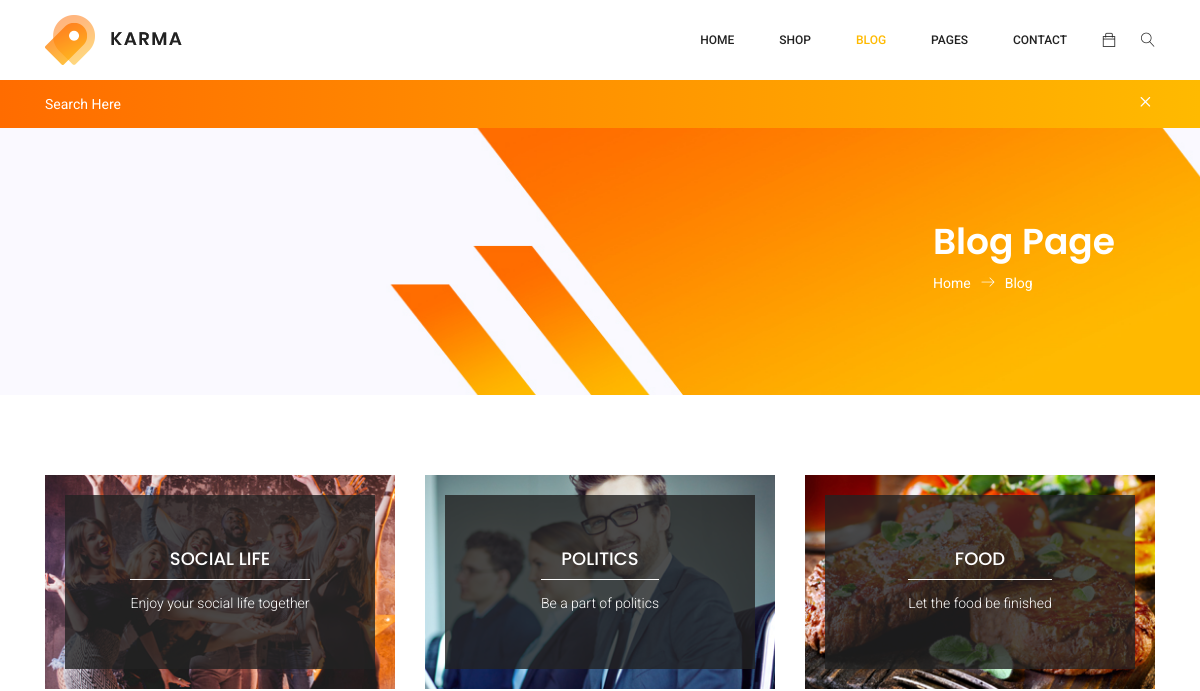
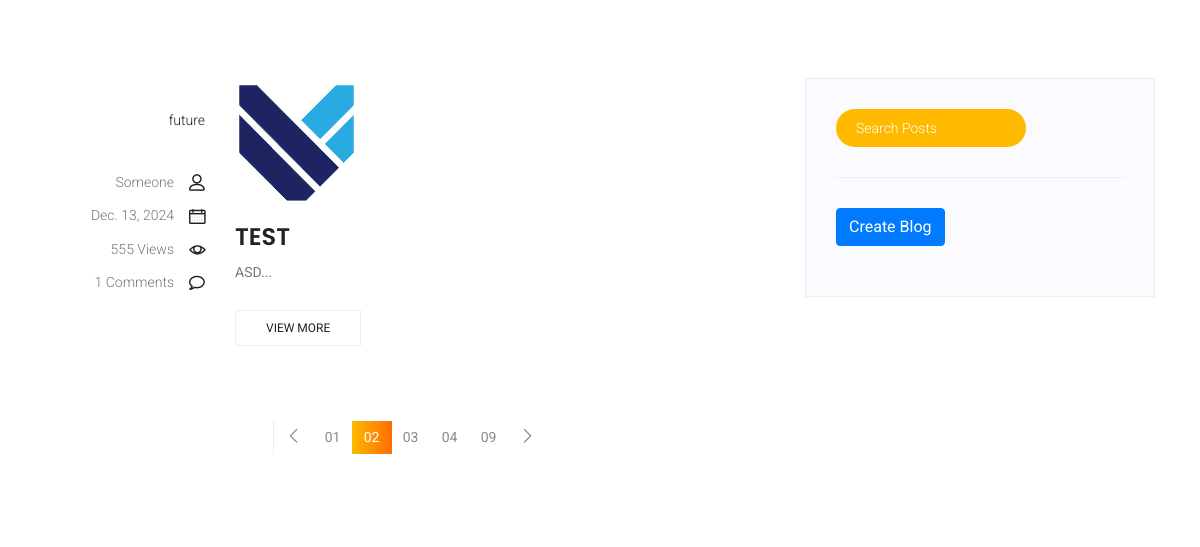
Page /blog/ (upper part) on the earlier database version (2 pictures, top to bottom).
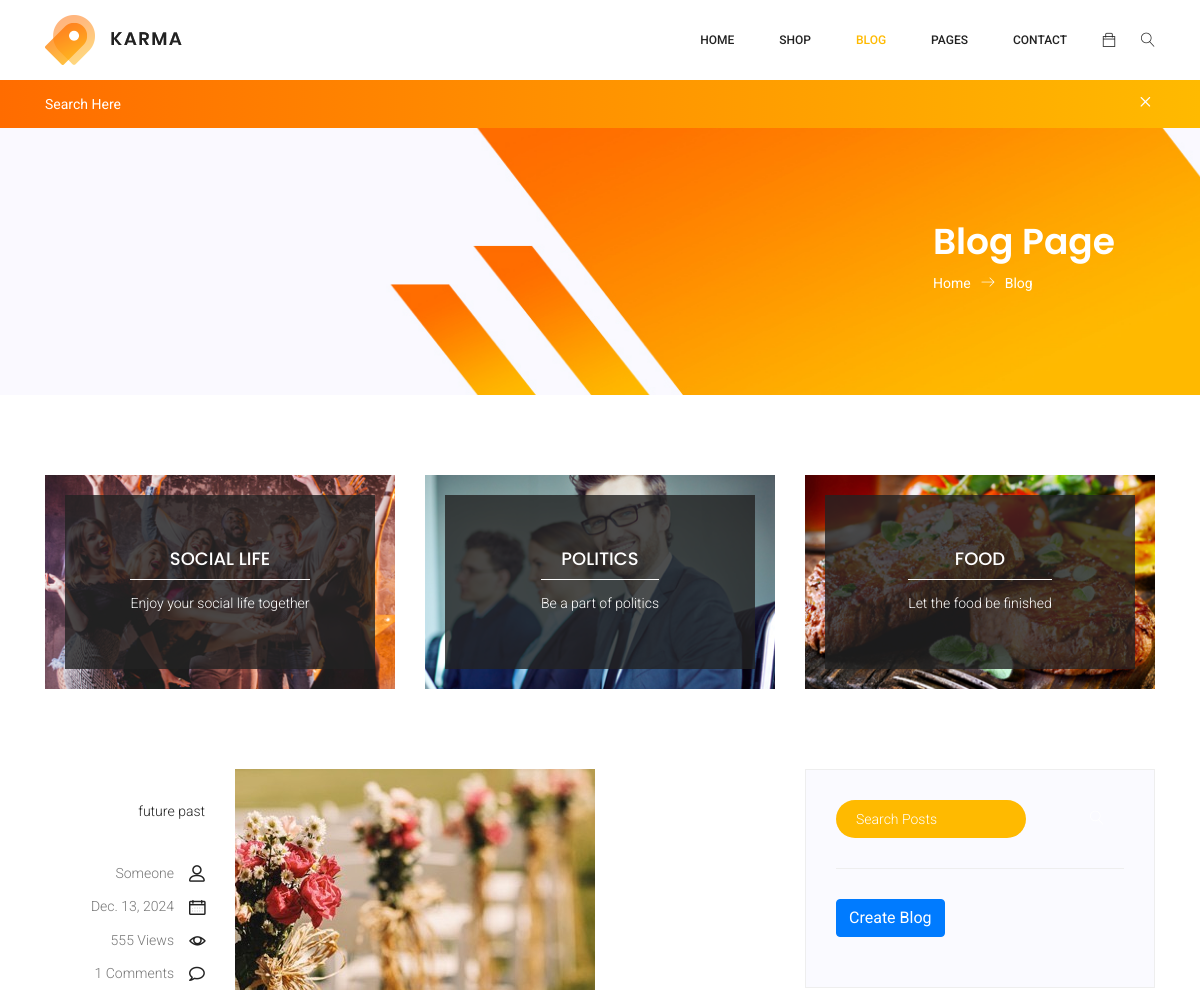
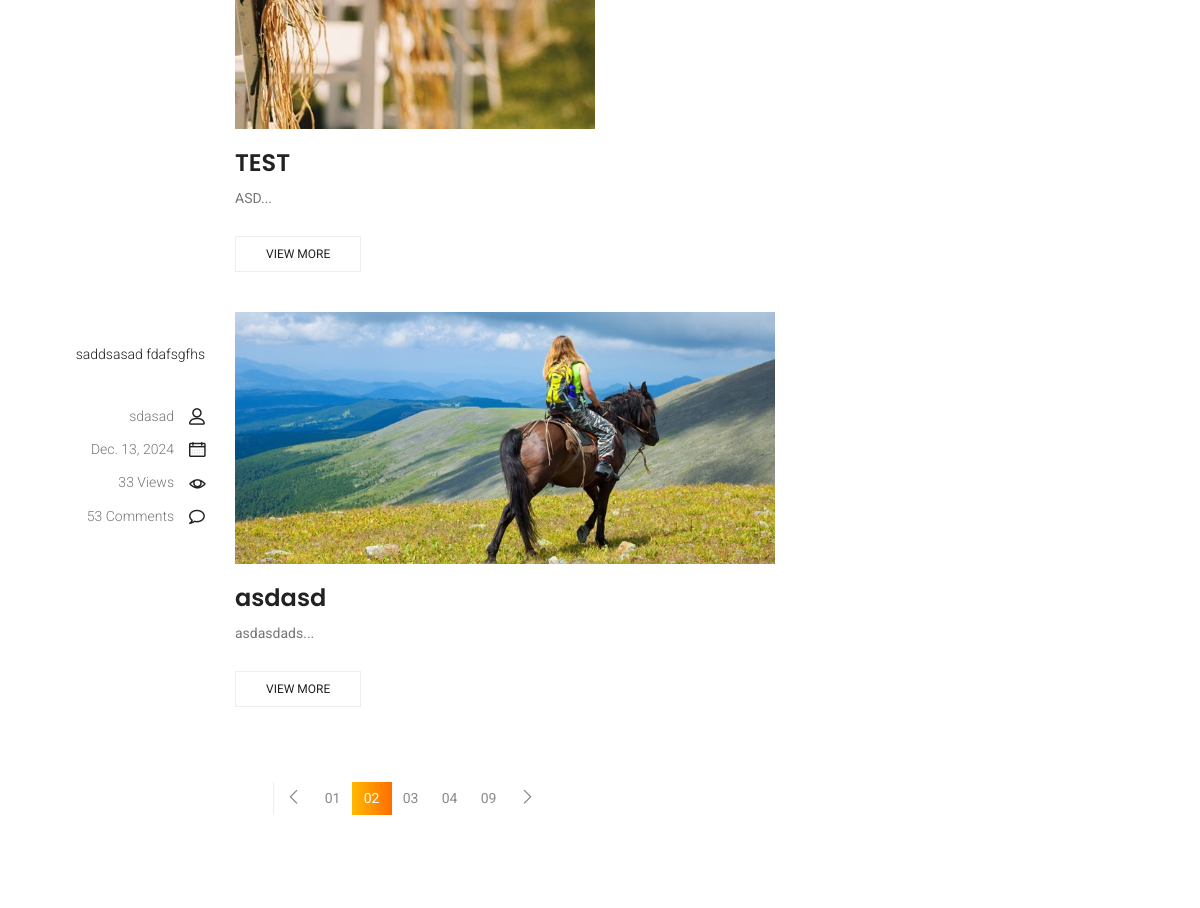
Same page on the later database version (2 pictures, top to bottom).
### Ecommerce/models.py (models this page shows)
class Blogs(models.Model):
    id = models.AutoField(primary_key=True)
    name = models.CharField(max_length=100)
    description = models.TextField()
    tags = models.TextField()
    author = models.CharField(max_length=100)
    date = models.DateField()
    views = models.IntegerField()
    commentsAmount = models.IntegerField()
    image = models.ImageField(upload_to='static/img/blog/')

### Ecommerce/views.py (the view)
# urls.py: path('blog/', views.blogs_view, name='blog'),
def blogs_view(request):
    blogs = Blogs.objects.all()
    context = {'blogs': blogs}
    for blog in blogs:
        blog.split_tags = blog.tags.split(',')  # Preprocess tags as a list
    return render(request, 'karma/blog.html', context)

### Ecommerce/templates/karma/blog.html (shortened to what this page needs)
<!DOCTYPE html>
{% load static %}
<html lang="zxx" class="no-js">
<head>
    <link rel="stylesheet" href="{% static 'css/linearicons.css' %}">
    <link rel="stylesheet" href="{% static 'css/font-awesome.min.css' %}">
    <link rel="stylesheet" href="{% static 'css/themify-icons.css' %}">
    <link rel="stylesheet" href="{% static 'css/bootstrap.css' %}">
    <link rel="stylesheet" href="{% static 'css/owl.carousel.css' %}">
    <link rel="stylesheet" href="{% static 'css/nice-select.css' %}">
    <link rel="stylesheet" href="{% static 'css/nouislider.min.css' %}">
    <link rel="stylesheet" href="{% static 'css/ion.rangeSlider.css' %}" />
    <link rel="stylesheet" href="{% static 'css/ion.rangeSlider.skinFlat.css' %}" />
    <link rel="stylesheet" href="{% static 'css/main.css' %}">
</head>
<body>
	<header class="header_area sticky-header">
		<div class="main_menu">
			<nav class="navbar navbar-expand-lg navbar-light main_box">
				<div class="container">
					<a class="navbar-brand logo_h" href="{% url 'index' %}"><img src="{% static 'img/logo.png' %}" alt=""></a>
					<div class="collapse navbar-collapse offset" id="navbarSupportedContent">
						<ul class="nav navbar-nav menu_nav ml-auto">
							<li class="nav-item"><a class="nav-link" href="{% url 'index' %}">Home</a></li>
							<li class="nav-item submenu dropdown">
								<a href="#" class="nav-link dropdown-toggle" data-toggle="dropdown" role="button" aria-haspopup="true"
								 aria-expanded="false">Shop</a>
							</li>
							<li class="nav-item submenu dropdown active">
								<a href="#" class="nav-link dropdown-toggle" data-toggle="dropdown" role="button" aria-haspopup="true"
								 aria-expanded="false">Blog</a>
							</li>
							<li class="nav-item submenu dropdown">
								<a href="#" class="nav-link dropdown-toggle" data-toggle="dropdown" role="button" aria-haspopup="true"
								 aria-expanded="false">Pages</a>
							</li>
							<li class="nav-item"><a class="nav-link" href="{% url 'contact' %}">Contact</a></li>
						</ul>
						<ul class="nav navbar-nav navbar-right">
							<li class="nav-item"><a href="#" class="cart"><span class="ti-bag"></span></a></li>
							<li class="nav-item">
								<button class="search"><span class="lnr lnr-magnifier" id="search"></span></button>
							</li>
						</ul>
					</div>
				</div>
			</nav>
		</div>
		<div class="search_input" id="search_input_box">
			<div class="container">
				<form class="d-flex justify-content-between">
                    <label for="search_input"></label><input type="text" class="form-control" id="search_input" placeholder="Search Here">
					<span class="lnr lnr-cross" id="close_search" title="Close Search"></span>
				</form>
			</div>
		</div>
	</header>
    <section class="banner-area organic-breadcrumb">
        <div class="container">
            <div class="breadcrumb-banner d-flex flex-wrap align-items-center justify-content-end">
                <div class="col-first">
                    <h1>Blog Page</h1>
                    <nav class="d-flex align-items-center">
                        <a href="{% url 'index' %}">Home<span class="lnr lnr-arrow-right"></span></a>
                        <a href="{% url 'category' %}">Blog</a>
                    </nav>
                </div>
            </div>
        </div>
    </section>
    <section class="blog_categorie_area">
        <div class="container">
            <div class="row">
                <div class="col-lg-4">
                    <div class="categories_post">
                        <img src="{% static 'img/blog/cat-post/cat-post-3.jpg' %}" alt="post">
                        <div class="categories_details">
                            <div class="categories_text">
                                <a href="{% url 'single-blog' %}">
                                    <h5>Social Life</h5>
                                </a>
                                <div class="border_line"></div>
                                <p>Enjoy your social life together</p>
                            </div>
                        </div>
                    </div>
                </div>
                <div class="col-lg-4">
                    <div class="categories_post">
                        <img src="{% static 'img/blog/cat-post/cat-post-2.jpg' %}" alt="post">
                        <div class="categories_details">
                            <div class="categories_text">
                                <a href="{% url 'single-blog' %}">
                                    <h5>Politics</h5>
                                </a>
                                <div class="border_line"></div>
                                <p>Be a part of politics</p>
                            </div>
                        </div>
                    </div>
                </div>
                <div class="col-lg-4">
                    <div class="categories_post">
                        <img src="{% static 'img/blog/cat-post/cat-post-1.jpg' %}" alt="post">
                        <div class="categories_details">
                            <div class="categories_text">
                                <a href="{% url 'single-blog' %}">
                                    <h5>Food</h5>
                                </a>
                                <div class="border_line"></div>
                                <p>Let the food be finished</p>
                            </div>
                        </div>
                    </div>
                </div>
            </div>
        </div>
    </section>
   <section class="blog_area">
    <div class="container">
        <div class="row">
            <div class="col-lg-8">
                <div class="blog_left_sidebar">
                    {% for blog in blogs %}
                    <article class="row blog_item">
                        <div class="col-md-3">
                            <div class="blog_info text-right">
                                <div class="post_tag">
                                    <div class="post_tag">
    {% for tag in blog.split_tags %}
        <a href="#">{{ tag }}</a>
    {% endfor %}
</div>
                                </div>
                                <ul class="blog_meta list">
                                    <li><a href="#">{{ blog.author }}<i class="lnr lnr-user"></i></a></li>
                                    <li><a href="#">{{ blog.date }}<i class="lnr lnr-calendar-full"></i></a></li>
                                    <li><a href="#">{{ blog.views }} Views<i class="lnr lnr-eye"></i></a></li>
                                    <li><a href="#">{{ blog.commentsAmount }} Comments<i class="lnr lnr-bubble"></i></a></li>
                                </ul>
                            </div>
                        </div>
                        <div class="col-md-9">
                            <div class="blog_post">
                                <img src="{{ blog.image.url }}" alt="{{ blog.name }}">
                                <div class="blog_details">
                                    <a href="{% url 'single-blog'%}">
                                        <h2>{{ blog.name }}</h2>
                                    </a>
                                    <p>{{ blog.description|slice:":200" }}...</p>
                                    <a href="{% url 'single-blog'%}" class="white_bg_btn">View More</a>
                                </div>
                            </div>
                        </div>
                    </article>
                    {% endfor %}
                    <nav class="blog-pagination justify-content-center d-flex">
                        <ul class="pagination">
                            <li class="page-item">
                                <a href="#" class="page-link" aria-label="Previous">
                                    <span aria-hidden="true">
                                        <span class="lnr lnr-chevron-left"></span>
                                    </span>
                                </a>
                            </li>
                            <li class="page-item"><a href="#" class="page-link">01</a></li>
                            <li class="page-item active"><a href="#" class="page-link">02</a></li>
                            <li class="page-item"><a href="#" class="page-link">03</a></li>
                            <li class="page-item"><a href="#" class="page-link">04</a></li>
                            <li class="page-item"><a href="#" class="page-link">09</a></li>
                            <li class="page-item">
                                <a href="#" class="page-link" aria-label="Next">
                                    <span aria-hidden="true">
                                        <span class="lnr lnr-chevron-right"></span>
                                    </span>
                                </a>
                            </li>
                        </ul>
                    </nav>
                </div>
            </div>
            <div class="col-lg-4">
                <div class="blog_right_sidebar">
                    <aside class="single_sidebar_widget search_widget">
                        <div class="input-group">
                            <label>
                                <input type="text" class="form-control" placeholder="Search Posts" onfocus="this.placeholder = ''" onblur="this.placeholder = 'Search Posts'">
                            </label>
                            <span class="input-group-btn">
                                <button class="btn btn-default" type="button"><i class="lnr lnr-magnifier"></i></button>
                            </span>
                        </div>
                        <div class="br"></div>
                    </aside>
                    <a href="{% url 'create-blog' %}" class="btn btn-primary" style="margin-bottom: 20px;">Create Blog</a>
                </div>
            </div>
        </div>
    </div>
</section>
</body>
</html>

Differences in the rows shown:
changed Blogs "TEST": image: a different picture
added Blogs: split_tags "saddsasad" "fdafsgfhs", author "sdasad", date "Dec. 13, 2024", views "33", commentsAmount "53", image (picture), name "asdasd", description "asdasdads"
Other differences:
new list line: "past"
